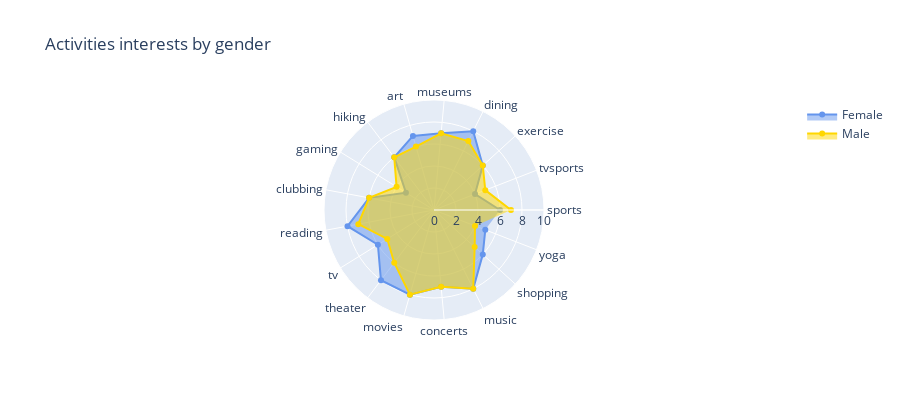

Notebook cell for this chart:
### Code cell
categories =data_activities_participants_like['activities']

fig = go.Figure()

fig.add_trace(go.Scatterpolar(
      r=data_activities_participants_like['Rating female'],
      theta=categories,
      fill='toself',
      name='Female',
      marker = dict(color = 'cornflowerblue')
))
fig.add_trace(go.Scatterpolar(
      r=data_activities_participants_like['Rating male'],
      theta=categories,
      fill='toself',
      name='Male',
      marker = dict(color = 'gold')
))

fig.update_layout(
  template="plotly",
  title = 'Activities interests by gender',
  width=900, height=400,
  polar=dict(
    radialaxis=dict(
      visible=True,
      range=[0, 10]
    )),
  showlegend=True
)

fig.show()

### Figure 1 — Plotly figure (JSON) as saved in the notebook; plotly's stock layout.template omitted (floating-point values rounded to 4 significant figures)
{"data": [{"fill": "toself", "marker": {"color": "cornflowerblue"}, "name": "Female", "r": [6, 4, 6, 8, 7, 7, 6, 3, 6, 8, 6, 8, 8, 7, 8, 6, 5], "theta": ["sports", "tvsports", "exercise", "dining", "museums", "art", "hiking", "gaming", "clubbing", "reading", "tv", "theater", "movies", "concerts", "music", "shopping", "yoga"], "type": "scatterpolar"}, {"fill": "toself", "marker": {"color": "gold"}, "name": "Male", "r": [7, 5, 6, 7, 7, 6, 6, 4, 6, 7, 5, 6, 8, 7, 8, 5, 4], "theta": ["sports", "tvsports", "exercise", "dining", "museums", "art", "hiking", "gaming", "clubbing", "reading", "tv", "theater", "movies", "concerts", "music", "shopping", "yoga"], "type": "scatterpolar"}], "layout": {"height": 400, "polar": {"radialaxis": {"range": [0, 10], "visible": true}}, "showlegend": true, "title": {"text": "Activities interests by gender"}, "width": 900}}
